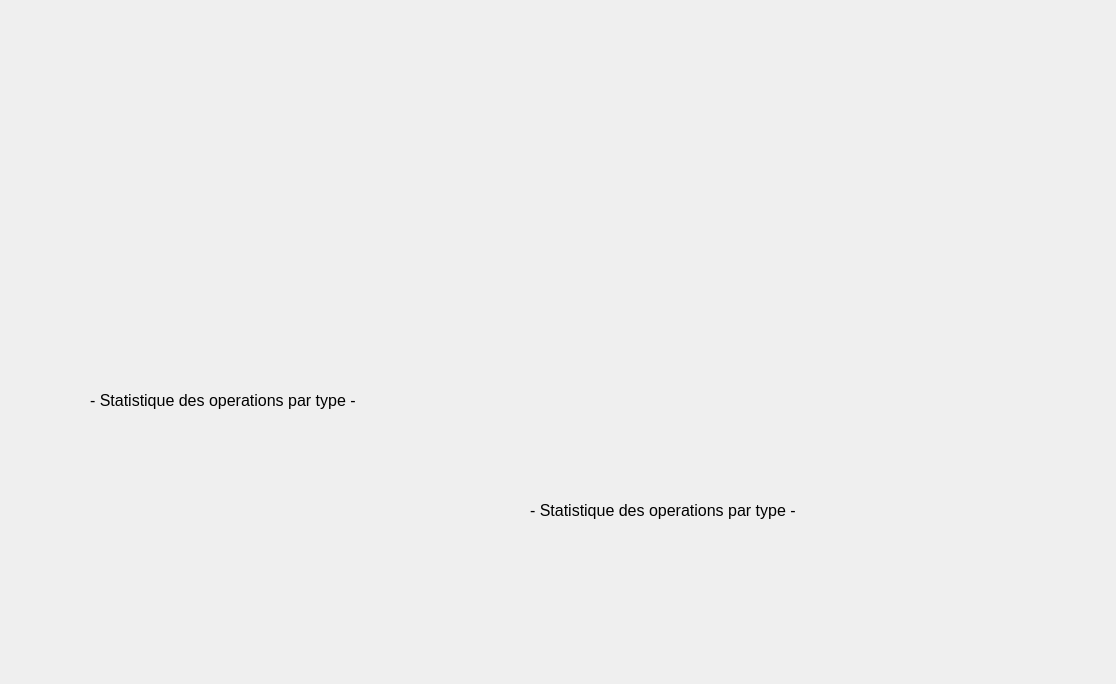
<?xml version="1.0" encoding="UTF-8"?>
<ui version="4.0">
 <class>stat_caisse</class>
 <widget class="QWidget" name="stat_caisse">
  <property name="geometry">
   <rect>
    <x>0</x>
    <y>0</y>
    <width>1116</width>
    <height>684</height>
   </rect>
  </property>
  <property name="windowTitle">
   <string>Form</string>
  </property>
  <widget class="QLabel" name="label">
   <property name="geometry">
    <rect>
     <x>10</x>
     <y>-20</y>
     <width>1041</width>
     <height>621</height>
    </rect>
   </property>
   <property name="text">
    <string/>
   </property>
  </widget>
  <widget class="QLabel" name="label_2">
   <property name="geometry">
    <rect>
     <x>90</x>
     <y>360</y>
     <width>531</width>
     <height>71</height>
    </rect>
   </property>
   <property name="text">
    <string>&lt;html&gt;&lt;head/&gt;&lt;body&gt;&lt;p&gt;&lt;span style=&quot; font-size:18pt; color:#000000; vertical-align:sub;&quot;&gt;- Statistique des operations par type -&lt;/span&gt;&lt;/p&gt;&lt;/body&gt;&lt;/html&gt;</string>
   </property>
  </widget>
  <widget class="QLabel" name="label_3">
   <property name="geometry">
    <rect>
     <x>530</x>
     <y>470</y>
     <width>531</width>
     <height>71</height>
    </rect>
   </property>
   <property name="text">
    <string>&lt;html&gt;&lt;head/&gt;&lt;body&gt;&lt;p&gt;&lt;span style=&quot; font-size:18pt; color:#000000; vertical-align:sub;&quot;&gt;- Statistique des operations par type -&lt;/span&gt;&lt;/p&gt;&lt;/body&gt;&lt;/html&gt;</string>
   </property>
  </widget>
 </widget>
 <resources/>
 <connections/>
</ui>
